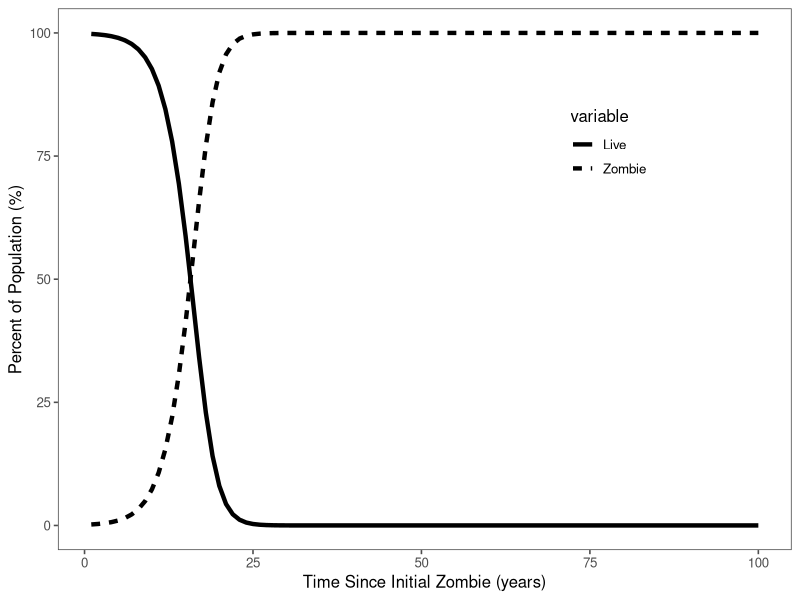

The R script that drew this image:
##Simple SIR model of disease transmission##
##this example is a 'zombie apocalypse' for an undergrad example##

sir <- function(So, Io, Ro,
                beta, r, time){
  S <- numeric(time)
  I <- numeric(time)
  R <- numeric(time)
  S[1] <- So
  I[1] <- Io
  R[1] <- Ro
  for(t in 2:time){
    dSdt <- -beta*S[t-1]*I[t-1]
    dIdt <- beta*S[t-1]*I[t-1] - r*I[t-1]
    dRdt <- r*I[t-1]
    
    S[t] <- S[t-1] + dSdt
    I[t] <- I[t-1] + dIdt
    R[t] <- R[t-1] + dRdt
  }
  outs <- cbind(S,I,R)
  return(outs)
}


So <- 499
Io <- 1
Ro <- 0
transmission <- 0.001
infectiousness <- 1 #zombies have total infectiousness, if S contacts I p=100%
beta <- transmission*infectiousness
r <- 0 #no recovery from zombie state

time <- 100

model <- sir(So, Io, Ro,
             beta, r, time)

mod.df <- as.data.frame(model)
mod.df$Time <- seq(1,time,1)
colnames(mod.df) <- c("Live", "Zombie", "R", "Time")
mod.df <- subset(mod.df, select=-c(R))
require(reshape2)
df.m <- melt (mod.df, id.vars="Time")

require(ggplot2)
require(ggthemes)

ggplot(data=df.m, aes(x=Time, y=(value/500*100), linetype=variable)) +
  geom_line(size=1.5) +
  xlab("Time Since Initial Zombie (years)") +
  ylab("Percent of Population (%)") +
  theme_few() +
  theme(legend.position = c(0.75,0.75))







